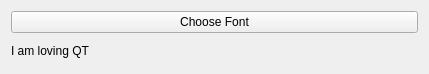
<?xml version="1.0" encoding="UTF-8"?>
<ui version="4.0">
 <class>Widget</class>
 <widget class="QWidget" name="Widget">
  <property name="geometry">
   <rect>
    <x>0</x>
    <y>0</y>
    <width>429</width>
    <height>74</height>
   </rect>
  </property>
  <property name="windowTitle">
   <string>Widget</string>
  </property>
  <layout class="QHBoxLayout" name="horizontalLayout">
   <item>
    <layout class="QVBoxLayout" name="verticalLayout">
     <item>
      <widget class="QPushButton" name="chooseFontBtn">
       <property name="text">
        <string>Choose Font</string>
       </property>
      </widget>
     </item>
     <item>
      <widget class="QLabel" name="label">
       <property name="text">
        <string>I am loving QT</string>
       </property>
       <property name="wordWrap">
        <bool>true</bool>
       </property>
      </widget>
     </item>
    </layout>
   </item>
  </layout>
 </widget>
 <resources/>
 <connections/>
</ui>
